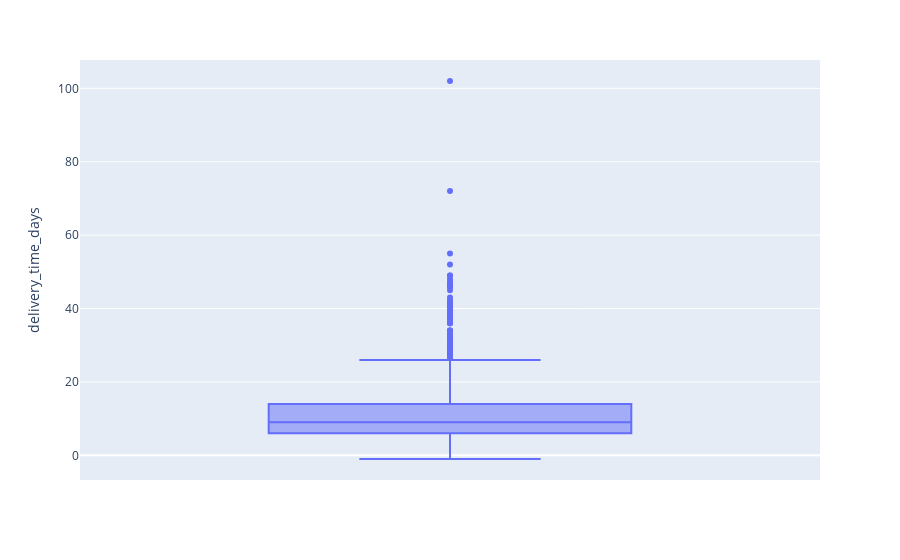

Notebook code cell kept with this figure:
### Code cell
# Check Outlier
fig = px.box(df, y="delivery_time_days")
fig.show()

### Figure 1 — Plotly figure (JSON) as saved in the notebook; plotly's stock layout.template omitted (floating-point values rounded to 4 significant figures; data arrays with more than 128 entries replaced by an {"elided": "..."} marker saying what was removed)
{"data": [{"alignmentgroup": "True", "hovertemplate": "delivery_time_days=%{y}<extra></extra>", "legendgroup": "", "marker": {"color": "#636efa"}, "name": "", "notched": false, "offsetgroup": "", "orientation": "v", "showlegend": false, "type": "box", "x0": " ", "xaxis": "x", "y": {"elided": "2053 int values"}, "y0": " ", "yaxis": "y"}], "layout": {"boxmode": "group", "legend": {"tracegroupgap": 0}, "margin": {"t": 60}, "xaxis": {"anchor": "y", "domain": [0, 1]}, "yaxis": {"anchor": "x", "domain": [0, 1], "title": {"text": "delivery_time_days"}}}}
